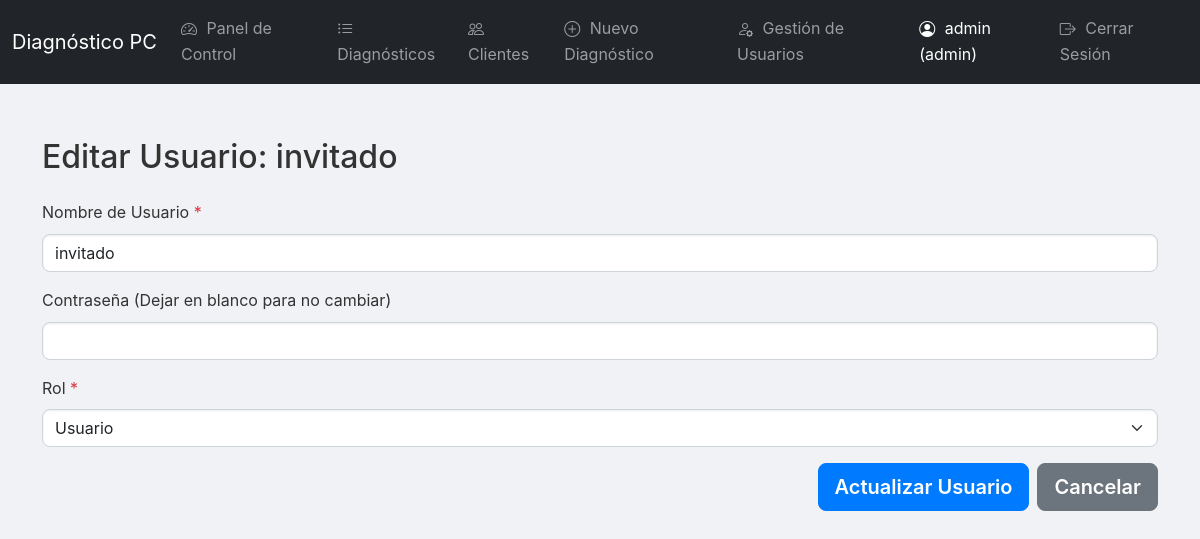
Page /user/edit/2 (signed in) on the committed database.
### tables this page shows
CREATE TABLE users (
            id INTEGER PRIMARY KEY AUTOINCREMENT,
            username TEXT UNIQUE NOT NULL,
            password_hash TEXT NOT NULL,
            role TEXT DEFAULT 'user' -- 'admin' o 'user'
        );

### app.py (the view, shortened to what this page needs)
@app.route('/user/edit/<int:user_id>', methods=['GET', 'POST'])
@login_required
@role_required('admin')
def edit_user(user_id):
    db = get_db()
    user = db.execute('SELECT id, username, role FROM users WHERE id = ?', (user_id,)).fetchone()
    if not user:
        db.close()
        flash('Usuario no encontrado para edición.', 'danger')
        return redirect(url_for('listar_usuarios'))
    form_data = dict(user)
    db.close()
    return render_template('form_usuario.html', user=user, form_data=form_data)

### app.py (called while the page is built)
@app.before_request
def load_logged_in_user():
    user_id = session.get('user_id')
    if user_id is None:
        g.user = None
    else:
        db = get_db()
        g.user = db.execute(
            'SELECT * FROM users WHERE id = ?', (user_id,)
        ).fetchone()
        db.close()

def login_required(view):
    @wraps(view)
    def wrapped_view(**kwargs):
        if g.user is None:
            flash('Debes iniciar sesión para acceder a esta página.', 'warning')
            return redirect(url_for('login'))
        return view(**kwargs)
    return wrapped_view

def role_required(required_role):
    def decorator(view):
        @wraps(view)
        def wrapped_view(**kwargs):
            if not g.user:
                flash('Debes iniciar sesión para acceder a esta página.', 'warning')
                return redirect(url_for('login'))
            user_role = g.user['role'].lower() if g.user['role'] else 'user'
            if user_role != required_role.lower():
                flash(f'No tienes permiso para acceder a esta funcionalidad. Solo los usuarios con rol "{required_role}" pueden hacerlo.', 'danger')
                return redirect(url_for('index'))
            return view(**kwargs)
        return wrapped_view
    return decorator

### database.py (called while the page is built)
def get_db():
    conn = sqlite3.connect(DATABASE)
    conn.row_factory = sqlite3.Row
    return conn

### templates/form_usuario.html (shortened to what this page needs)
{% extends 'base.html' %}
{% block content %}
<div class="d-flex justify-content-between align-items-center mb-3">
    <h2>{% if user %}Editar Usuario: {{ user.username }}{% else %}Añadir Nuevo Usuario{% endif %}</h2>
</div>
<form method="POST">
    <div class="mb-3">
        <label for="username" class="form-label">Nombre de Usuario <span class="text-danger">*</span></label>
        <input type="text" class="form-control" id="username" name="username" required
               value="{{ user.username if user else form_data.username if form_data else '' }}">
    </div>
    <div class="mb-3">
        <label for="password" class="form-label">Contraseña {% if not user %}<span class="text-danger">*</span>{% else %}(Dejar en blanco para no cambiar){% endif %}</label>
        <input type="password" class="form-control" id="password" name="password" {% if not user %}required{% endif %}>
    </div>
    <div class="mb-3">
        <label for="role" class="form-label">Rol <span class="text-danger">*</span></label>
        <select class="form-select" id="role" name="role" required>
            <option value="user" {% if (user and user.role == 'user') or (form_data.role == 'user') %}selected{% endif %}>Usuario</option>
        </select>
    </div>
    <div class="d-grid gap-2 d-md-flex justify-content-md-end">
        <button type="submit" class="btn btn-primary btn-lg">
            {% if user %}Actualizar Usuario{% else %}Añadir Usuario{% endif %}
        </button>
        <a href="{{ url_for('listar_usuarios') }}" class="btn btn-secondary btn-lg">Cancelar</a>
    </div>
</form>
{% endblock %}

### templates/base.html (shortened to what this page needs)
<!DOCTYPE html>
<html lang="es">
<head>
    <link href="https://cdn.jsdelivr.net/npm/bootstrap@5.3.3/dist/css/bootstrap.min.css" rel="stylesheet">
    <link rel="stylesheet" href="https://cdn.jsdelivr.net/npm/bootstrap-icons@1.11.3/font/bootstrap-icons.min.css">
    <link rel="stylesheet" href="{{ url_for('static', filename='../css/style.css') }}">
</head>
<body>
    <nav class="navbar navbar-expand-lg navbar-dark bg-dark">
        <div class="container-fluid">
            <a class="navbar-brand" href="{{ url_for('index') }}">Diagnóstico PC</a>
            <div class="collapse navbar-collapse" id="navbarNav">
                <ul class="navbar-nav me-auto mb-2 mb-lg-0">
                    {% if g.user %}
                        <li class="nav-item">
                            <a class="nav-link" href="{{ url_for('dashboard') }}">
                                <i class="bi bi-speedometer2"></i> Panel de Control
                            </a>
                        </li>
                        <li class="nav-item">
                            <a class="nav-link" href="{{ url_for('listar_diagnosticos') }}">
                                <i class="bi bi-list-ul"></i> Diagnósticos
                            </a>
                        </li>
                        <li class="nav-item">
                            <a class="nav-link" href="{{ url_for('listar_clientes') }}">
                                <i class="bi bi-people"></i> Clientes
                            </a>
                        </li>
                        <li class="nav-item">
                            <a class="nav-link" href="{{ url_for('iniciar_diagnostico') }}">
                                <i class="bi bi-plus-circle"></i> Nuevo Diagnóstico
                            </a>
                        </li>
                        {% if g.user.role.lower() == 'admin' %}
                        <li class="nav-item">
                            <a class="nav-link" href="{{ url_for('listar_usuarios') }}">
                                <i class="bi bi-person-gear"></i> Gestión de Usuarios
                            </a>
                        </li>
                        {% endif %}
                    {% endif %}
                </ul>
                <ul class="navbar-nav">
                    {% if g.user %}
                        <li class="nav-item">
                            <span class="nav-link text-white">
                                <i class="bi bi-person-circle"></i> {{ g.user.username }} ({{ g.user.role }})
                            </span>
                        </li>
                        <li class="nav-item">
                            <a class="nav-link" href="{{ url_for('logout') }}">
                                <i class="bi bi-box-arrow-right"></i> Cerrar Sesión
                            </a>
                        </li>
                    {% else %}
                        <li class="nav-item">
                            <a class="nav-link" href="{{ url_for('login') }}">
                                <i class="bi bi-box-arrow-in-right"></i> Iniciar Sesión
                            </a>
                        </li>
                    {% endif %}
                </ul>
            </div>
        </div>
    </nav>
    <div class="container mt-4">
        {% block content %}{% endblock %}
    </div>
</body>
</html>

### static/css/style.css (style rules this page uses)
body { font-family: 'Inter', sans-serif; background-color: #f0f2f5; color: #333; line-height: 1.6; }
.container { padding-top: 30px; padding-bottom: 30px; }
.btn { border-radius: 0.5rem; font-weight: 600; transition: all 0.2s ease-in-out; }
.btn-primary { background-color: #007bff; border-color: #007bff; }
.btn-secondary { background-color: #6c757d; border-color: #6c757d; }
.form-control, .form-select { border-radius: 0.5rem; border: 1px solid #ced4da; box-shadow: inset 0 1px 2px rgba(0, 0, 0, 0.075); }
.bi { vertical-align: middle; margin-right: 5px; }

### rows in the picture
users: user.username "admin", user.role "admin"
users: username "invitado", role "Usuario"
